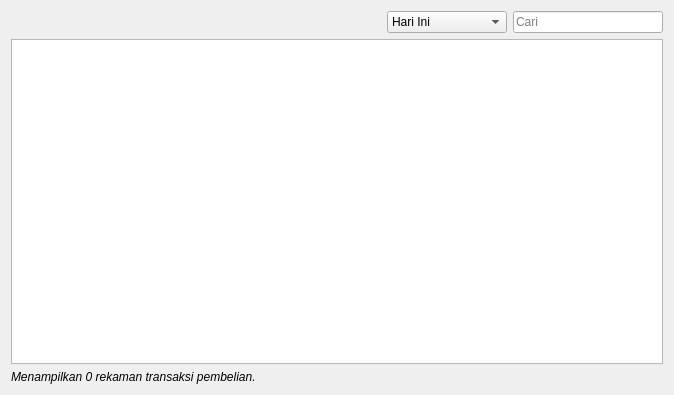
<?xml version="1.0" encoding="UTF-8"?>
<ui version="4.0">
 <class>PurchaseOrderManager</class>
 <widget class="QWidget" name="PurchaseOrderManager">
  <property name="geometry">
   <rect>
    <x>0</x>
    <y>0</y>
    <width>674</width>
    <height>395</height>
   </rect>
  </property>
  <property name="windowTitle">
   <string>Form</string>
  </property>
  <layout class="QVBoxLayout" name="verticalLayout">
   <item>
    <layout class="QHBoxLayout" name="toolBarLayout">
     <property name="spacing">
      <number>6</number>
     </property>
     <item>
      <spacer name="horizontalSpacer">
       <property name="orientation">
        <enum>Qt::Horizontal</enum>
       </property>
       <property name="sizeHint" stdset="0">
        <size>
         <width>40</width>
         <height>20</height>
        </size>
       </property>
      </spacer>
     </item>
     <item>
      <widget class="QComboBox" name="dateComboBox">
       <item>
        <property name="text">
         <string>Hari Ini</string>
        </property>
       </item>
       <item>
        <property name="text">
         <string>Kemarin</string>
        </property>
       </item>
       <item>
        <property name="text">
         <string>7 hari terakhir</string>
        </property>
       </item>
       <item>
        <property name="text">
         <string>30 hari terakhir</string>
        </property>
       </item>
       <item>
        <property name="text">
         <string>Bulan ini</string>
        </property>
       </item>
       <item>
        <property name="text">
         <string>Semua transaksi</string>
        </property>
       </item>
      </widget>
     </item>
     <item>
      <widget class="QLineEdit" name="searchEdit">
       <property name="maximumSize">
        <size>
         <width>150</width>
         <height>16777215</height>
        </size>
       </property>
       <property name="placeholderText">
        <string>Cari</string>
       </property>
       <property name="clearButtonEnabled">
        <bool>true</bool>
       </property>
      </widget>
     </item>
    </layout>
   </item>
   <item>
    <widget class="TableView" name="view">
     <property name="alternatingRowColors">
      <bool>true</bool>
     </property>
     <property name="selectionMode">
      <enum>QAbstractItemView::SingleSelection</enum>
     </property>
     <property name="selectionBehavior">
      <enum>QAbstractItemView::SelectRows</enum>
     </property>
     <property name="cornerButtonEnabled">
      <bool>false</bool>
     </property>
     <attribute name="horizontalHeaderMinimumSectionSize">
      <number>50</number>
     </attribute>
     <attribute name="horizontalHeaderHighlightSections">
      <bool>false</bool>
     </attribute>
     <attribute name="verticalHeaderMinimumSectionSize">
      <number>30</number>
     </attribute>
     <attribute name="verticalHeaderDefaultSectionSize">
      <number>30</number>
     </attribute>
     <attribute name="verticalHeaderHighlightSections">
      <bool>false</bool>
     </attribute>
    </widget>
   </item>
   <item>
    <widget class="QLabel" name="infoLabel">
     <property name="font">
      <font>
       <italic>true</italic>
      </font>
     </property>
     <property name="text">
      <string>Menampilkan 0 rekaman transaksi pembelian.</string>
     </property>
    </widget>
   </item>
  </layout>
 </widget>
 <customwidgets>
  <customwidget>
   <class>TableView</class>
   <extends>QTableView</extends>
   <header>libs/widgets/tableview.h</header>
  </customwidget>
 </customwidgets>
 <resources/>
 <connections/>
</ui>
